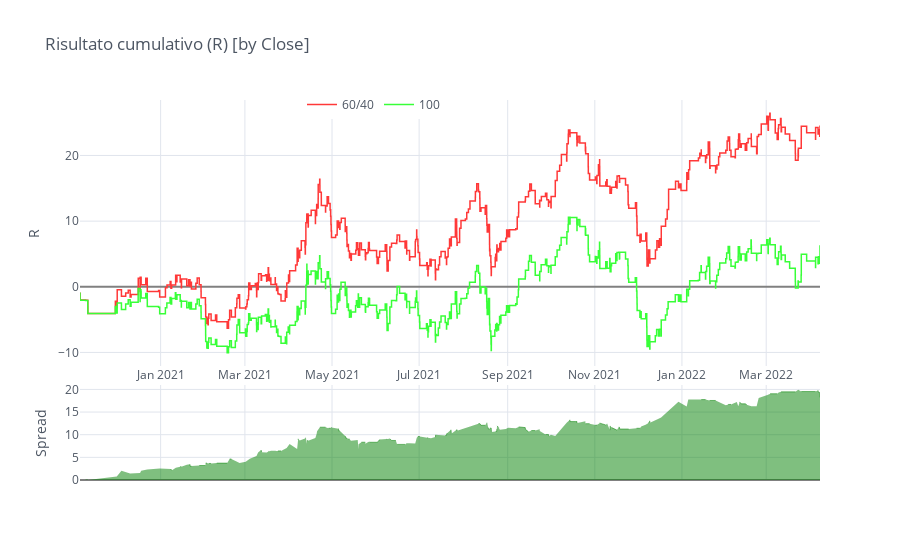

The notebook cell saved with this chart:
### Code cell
merged = merge({'60/40': df64_by_c[['result']], '100': df1_by_c[['result']]})   
merged.cumsum().iplot(kind='spread', connectgaps=True, interpolation='hv', 
                      title='Risultato cumulativo (R) [by Close]', width=1.5, legend='top',
                      yTitle='R', fill=False, zerolinecolor='grey', colors=cf_colors)

### Figure 1 — Plotly figure (JSON) as saved in the notebook; plotly's stock layout.template omitted (floating-point values rounded to 4 significant figures; data arrays with more than 128 entries replaced by an {"elided": "..."} marker saying what was removed)
{"data": [{"connectgaps": true, "line": {"color": "rgba(255, 56, 56, 1.0)", "dash": "solid", "shape": "hv", "width": 1.5}, "mode": "lines", "name": "60/40", "text": "", "type": "scatter", "x": {"elided": "718 str values"}, "y": {"elided": "718 mixed values"}}, {"connectgaps": true, "line": {"color": "rgba(56, 255, 56, 1.0)", "dash": "solid", "shape": "hv", "width": 1.5}, "mode": "lines", "name": "100", "text": "", "type": "scatter", "x": {"elided": "718 str values"}, "y": {"elided": "718 mixed values"}}, {"connectgaps": false, "fill": "tozeroy", "line": {"color": "green", "dash": "solid", "shape": "linear", "width": 0.5}, "mode": "lines", "name": "Spread", "showlegend": false, "type": "scatter", "x": {"elided": "718 str values"}, "xaxis": "x2", "y": {"elided": "718 mixed values"}, "yaxis": "y2"}, {"connectgaps": false, "fill": "tozeroy", "line": {"color": "red", "dash": "solid", "shape": "linear", "width": 0.5}, "mode": "lines", "name": "Spread", "showlegend": false, "type": "scatter", "x": {"elided": "718 str values"}, "xaxis": "x2", "y": {"elided": "718 str values"}, "yaxis": "y2"}], "layout": {"hovermode": "x", "legend": {"bgcolor": "#FFFFFF", "font": {"color": "#4D5663"}, "orientation": "h", "x": 0.3, "y": 0.95, "yanchor": "bottom"}, "paper_bgcolor": "#FFFFFF", "plot_bgcolor": "#FFFFFF", "showlegend": true, "title": {"font": {"color": "#4D5663"}, "text": "Risultato cumulativo (R) [by Close]"}, "xaxis": {"gridcolor": "#E1E5ED", "showgrid": true, "tickfont": {"color": "#4D5663"}, "title": {"font": {"color": "#4D5663"}, "text": ""}, "zerolinecolor": "grey"}, "xaxis2": {"anchor": "y2", "gridcolor": "#E1E5ED", "showgrid": true, "showticklabels": false, "tickfont": {"color": "#4D5663"}, "title": {"font": {"color": "#4D5663"}, "text": ""}, "zerolinecolor": "grey"}, "yaxis": {"domain": [0.3, 1], "gridcolor": "#E1E5ED", "showgrid": true, "tickfont": {"color": "#4D5663"}, "title": {"font": {"color": "#4D5663"}, "text": "R"}, "zerolinecolor": "grey"}, "yaxis2": {"domain": [0, 0.25], "gridcolor": "#E1E5ED", "showgrid": true, "tickfont": {"color": "#4D5663"}, "title": {"font": {"color": "#4D5663"}, "text": "Spread"}, "zerolinecolor": "grey"}}}
